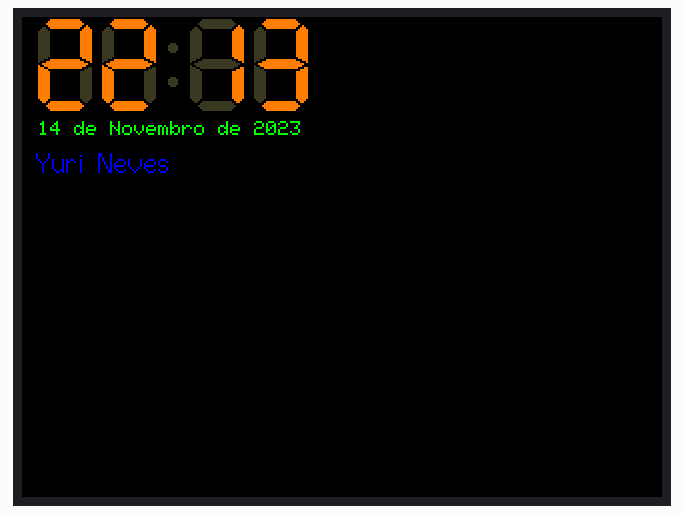
A sketch run on a simulated ESP32. Shown: 320×240 colour display.

Above: at 1.3 s.
At 41.3 s:
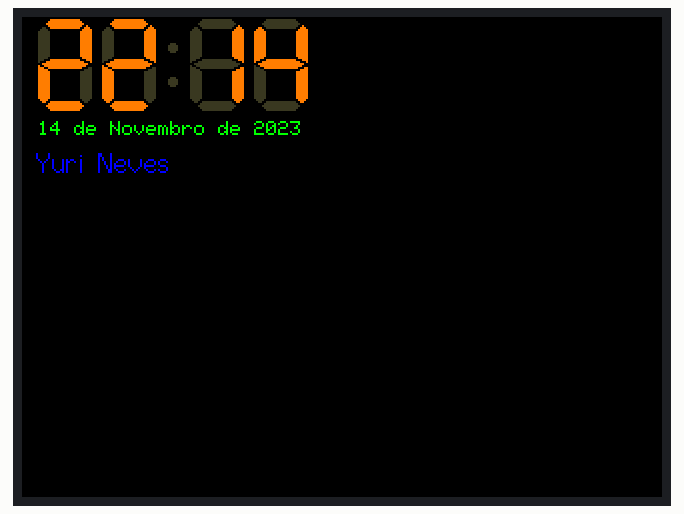
At 101.4 s:
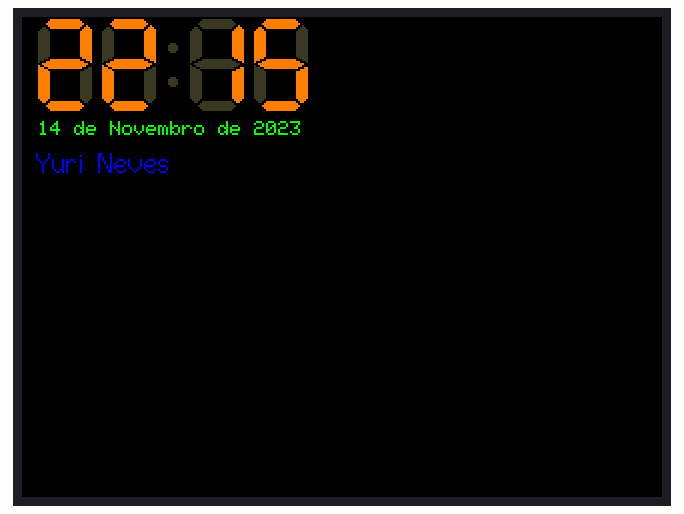

Measured:
- what the display in image 0 shows lasts 39.1 s, from 1.2 s to 40.3 s
- what the display in image 1 shows lasts 59.1 s, from 41.3 s to 100.4 s

The sketch:

main.ino
```cpp
#include <TFT_eSPI.h>
#include <SPI.h>

TFT_eSPI tft = TFT_eSPI();  // Inicializa a biblioteca, pinos definidos no User_Setup.h

uint32_t targetTime = 0;       // Para timeout de 1 segundo

byte omm = 99;
bool initial = 1;
byte xcolon = 0;
unsigned int colour = 0;

// Array dos meses em inglês
const char *mesesEng[] = {"Jan", "Feb", "Mar", "Apr", "May", "Jun",
                          "Jul", "Aug", "Sep", "Oct", "Nov", "Dec"};

// Array dos meses em português (sem acentuação)
const char *mesesPt[] = {"Janeiro", "Fevereiro", "Marco", "Abril",
                         "Maio", "Junho", "Julho", "Agosto",
                         "Setembro", "Outubro", "Novembro", "Dezembro"};

static uint8_t conv2d(const char* p) {
  uint8_t v = 0;
  if ('0' <= *p && *p <= '9')
    v = *p - '0';
  return 10 * v + *++p - '0';
}

uint8_t hh = conv2d(__TIME__), mm = conv2d(__TIME__ + 3), ss = conv2d(__TIME__ + 6);  // Hora, Minutos, Segundos

void setup(void) {
  tft.init();
  tft.setRotation(1);
  tft.fillScreen(TFT_BLACK);

  tft.setTextColor(TFT_YELLOW, TFT_BLACK);

  targetTime = millis() + 1000;
}

void formatarDataBrasileira() {
  const char *data = __DATE__;
  char mes[4];
  int dia, ano;

  sscanf(data, "%s %d %d", mes, &dia, &ano);

  // Encontrar índice do mês
  int mesIndex = 0;
  for (int i = 0; i < 12; i++) {
    if (strcmp(mes, mesesEng[i]) == 0) {
      mesIndex = i; // Índice do mês
      break;
    }
  }

  // Exibe a data formatada
  char dataBrasileira[30];
  sprintf(dataBrasileira, "%02d de %s de %04d", dia, mesesPt[mesIndex], ano);

  // Exibir no display TFT
  tft.setTextColor(TFT_GREEN, TFT_BLACK);
  tft.setCursor(8, 52);
  tft.print(dataBrasileira); // Exibe a data no formato brasileiro
}

void loop() {
  if (targetTime < millis()) {
    targetTime = millis() + 1000;
    ss++;
    if (ss == 60) {
      ss = 0;
      omm = mm;
      mm++;
      if (mm > 59) {
        mm = 0;
        hh++;
        if (hh > 23) {
          hh = 0;
        }
      }
    }

    if (ss == 0 || initial) {
      initial = 0;

      // Chama a função para formatar e exibir a data
      formatarDataBrasileira();

      tft.setTextColor(TFT_BLUE, TFT_BLACK);
      tft.drawCentreString("Yuri Neves", 40, 65, 2);
    }

    // Atualiza o relógio
    byte xpos = 6;
    byte ypos = 0;
    if (omm != mm) {
      tft.setTextColor(0x39C4, TFT_BLACK);
      tft.drawString("88:88", xpos, ypos, 7);
      tft.setTextColor(0xFBE0);
      omm = mm;

      if (hh < 10) xpos += tft.drawChar('0', xpos, ypos, 7);
      xpos += tft.drawNumber(hh, xpos, ypos, 7);
      xcolon = xpos;
      xpos += tft.drawChar(':', xpos, ypos, 7);
      if (mm < 10) xpos += tft.drawChar('0', xpos, ypos, 7);
      tft.drawNumber(mm, xpos, ypos, 7);
    }

    if (ss % 2) {
      tft.setTextColor(0x39C4, TFT_BLACK);
      xpos += tft.drawChar(':', xcolon, ypos, 7);
      tft.setTextColor(0xFBE0, TFT_BLACK);
    }
  }
}
```
